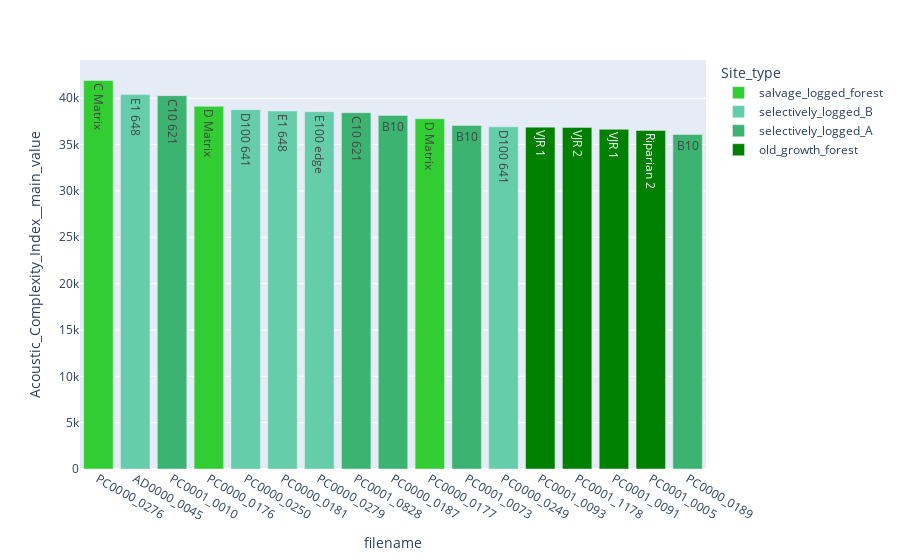

Notebook code cell kept with this figure:
### Markdown cell above
#### this plot did not support my assumption, that old_growth_forests should have higher values, but as there was only one file in the 6am timeframe to check, i decided to extend the analysis...

### Code cell
fig = px.bar(dfmerged, 
             x = 'filename',
             y = 'Acoustic_Complexity_Index__main_value', 
             color = 'Site_type', 
             color_discrete_map = color_discrete_map,
             text = "Site"
            )
fig.update_layout(xaxis = {'categoryorder':'total descending'})

fig.show()

### Figure 1 — Plotly figure (JSON) as saved in the notebook; plotly's stock layout.template omitted (floating-point values rounded to 4 significant figures)
{"data": [{"alignmentgroup": "True", "hovertemplate": "Site_type=salvage_logged_forest<br>filename=%{x}<br>Acoustic_Complexity_Index__main_value=%{y}<br>Site=%{text}<extra></extra>", "legendgroup": "salvage_logged_forest", "marker": {"color": "LimeGreen"}, "name": "salvage_logged_forest", "offsetgroup": "salvage_logged_forest", "orientation": "v", "showlegend": true, "text": ["D Matrix", "D Matrix", "C Matrix"], "textposition": "auto", "type": "bar", "x": ["PC0000_0176", "PC0000_0177", "PC0000_0276"], "xaxis": "x", "y": [39130.0, 37790.0, 41920.0], "yaxis": "y"}, {"alignmentgroup": "True", "hovertemplate": "Site_type=selectively_logged_B<br>filename=%{x}<br>Acoustic_Complexity_Index__main_value=%{y}<br>Site=%{text}<extra></extra>", "legendgroup": "selectively_logged_B", "marker": {"color": "MediumAquaMarine"}, "name": "selectively_logged_B", "offsetgroup": "selectively_logged_B", "orientation": "v", "showlegend": true, "text": ["E1 648", "D100 641", "D100 641", "E100 edge", "E1 648"], "textposition": "auto", "type": "bar", "x": ["PC0000_0181", "PC0000_0249", "PC0000_0250", "PC0000_0279", "AD0000_0045"], "xaxis": "x", "y": [38630.0, 36930.0, 38770.0, 38550.0, 40390.0], "yaxis": "y"}, {"alignmentgroup": "True", "hovertemplate": "Site_type=selectively_logged_A<br>filename=%{x}<br>Acoustic_Complexity_Index__main_value=%{y}<br>Site=%{text}<extra></extra>", "legendgroup": "selectively_logged_A", "marker": {"color": "MediumSeaGreen"}, "name": "selectively_logged_A", "offsetgroup": "selectively_logged_A", "orientation": "v", "showlegend": true, "text": ["B10", "B10", "C10 621", "B10", "C10 621"], "textposition": "auto", "type": "bar", "x": ["PC0000_0187", "PC0000_0189", "PC0001_0010", "PC0001_0073", "PC0001_0828"], "xaxis": "x", "y": [38150.0, 36090.0, 40280.0, 37070.0, 38440.0], "yaxis": "y"}, {"alignmentgroup": "True", "hovertemplate": "Site_type=old_growth_forest<br>filename=%{x}<br>Acoustic_Complexity_Index__main_value=%{y}<br>Site=%{text}<extra></extra>", "legendgroup": "old_growth_forest", "marker": {"color": "green"}, "name": "old_growth_forest", "offsetgroup": "old_growth_forest", "orientation": "v", "showlegend": true, "text": ["Riparian 2", "VJR 1", "VJR 1", "VJR 2"], "textposition": "auto", "type": "bar", "x": ["PC0001_0005", "PC0001_0091", "PC0001_0093", "PC0001_1178"], "xaxis": "x", "y": [36530.0, 36650.0, 36880.0, 36860.0], "yaxis": "y"}], "layout": {"autosize": true, "barmode": "relative", "legend": {"title": {"text": "Site_type"}, "tracegroupgap": 0}, "margin": {"t": 60}, "xaxis": {"anchor": "y", "autorange": true, "categoryorder": "total descending", "domain": [0, 1], "range": [-0.5, 16.5], "title": {"text": "filename"}, "type": "category"}, "yaxis": {"anchor": "x", "autorange": true, "domain": [0, 1], "range": [0, 44130.0], "title": {"text": "Acoustic_Complexity_Index__main_value"}, "type": "linear"}}}
